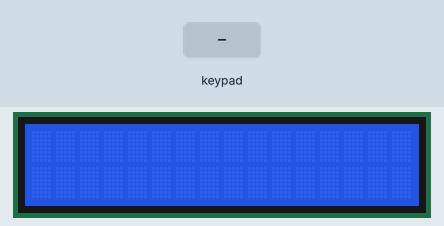
Recording of a sketch running on a simulated Arduino Uno, built with avr-gcc and run on an emulated ATmega328P. On the bench: 16×2 character LCD. Inputs (shaded band) come from the test bench.

Above: at 1.2 s.
1.3 s: keypad keys 9 8 7 6 * pressed 0.4 s apart
At 3.8 s:
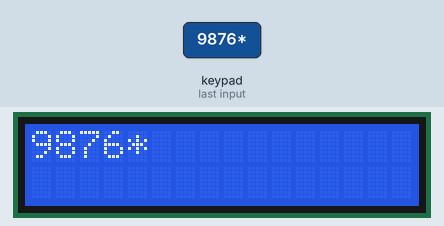
4.8 s: key '/' pressed
6.3 s: key '*' pressed
At 7.4 s:
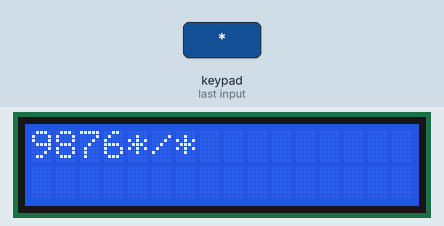
7.8 s: keypad keys 7 + 5 = pressed 0.4 s apart
At 9.6 s:
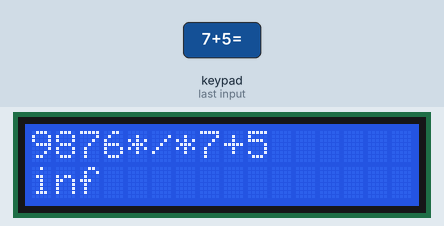
10.9 s: keypad keys 8 / 2 = pressed 0.4 s apart
At 13.2 s:
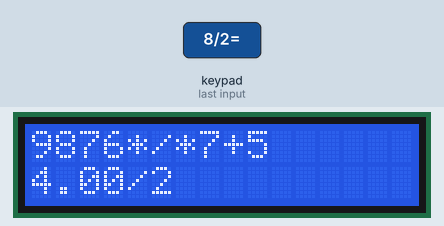
14.0 s: key '+' pressed
At 14.8 s:
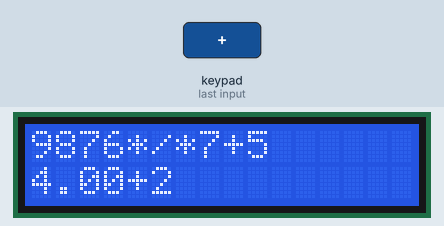
Timing chart, 0 to 16.5 s (numbered marks = the images above; inputs shaded):
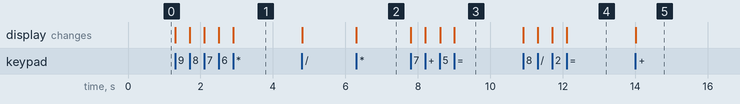

The sketch:

calculator.ino
```cpp
#include <LiquidCrystal.h>
#include <Keypad.h>
const int rs = A0, en = A1, d4 = A2, d5 = A3, d6 = A4, d7 = A5;
LiquidCrystal lcd(rs, en, d4, d5, d6, d7);
const int ROWS = 4;
const int COLS = 4;
char keys[ROWS][COLS] = {
  { '7', '8', '9', '/' },
  { '4', '5', '6', '*' },
  { '1', '2', '3', '-' },
  { 'C', '0', '=', '+' }
};
byte rowPins[ROWS] = { 9, 8, 7, 6 };      //connect to the row pinouts of the keypad
byte colPins[COLS] = { 13, 12, 11, 10 };  //connect to the column pinouts of the keypad
Keypad keypad = Keypad(makeKeymap(keys), rowPins, colPins, ROWS, COLS);


void setup() {
  lcd.begin(16, 2);
}


void loop() {
  static String userInput = "";
  char key = keypad.getKey();
  if (key) {  // Check if a key is pressed
    if (key == 'C') {
      lcd.clear();
      userInput = "";
    } else if (key == '=') {
      String plus = "+";
      String minus = "-";
      String times = "*";
      String div = "/";
      String Operation = "";
      int index;
      if (userInput.indexOf(div) != -1) {
        index = userInput.indexOf(div);
        Operation = "/";
      } else if (userInput.indexOf(times) != -1) {
        index = userInput.indexOf(times);
        Operation = "*";
      } else if (userInput.indexOf(plus) != -1) {
        index = userInput.indexOf(plus);
        Operation = "+";
      } else if (userInput.indexOf(minus) != -1) {
        index = userInput.indexOf(minus);
        Operation = "-";
      }

      // Extract the first part after the operation
      String operand1 = userInput.substring(0, index);

      // Extract the second part after the operation
      String operand2 = userInput.substring(index + 1);

      // Converting the operands from strings to float
      float oper1 = operand1.toFloat();
      float oper2 = operand2.toFloat();
      float result;
      if (Operation == "+") {
        result = oper1 + oper2;
      } else if (Operation == "-") {
        result = oper1 - oper2;
      } else if (Operation == "*") {
        result = oper1 * oper2;
      } else if (Operation == "/") {
        result = oper1 / oper2;
      }
      lcd.setCursor(0, 1);
      lcd.print(result);
      userInput = "";

    } else if (key != '=') {
      lcd.print(key);    // Display the key on the LCD
      userInput += key;  // Append key to userInput string if needed
    }
  }
}
```

Measured:
- after the input at 1.3 s, the display: first changes at once (image 1 shows a later state)
- after the input at 6.3 s, the display: changes at once (image 2)
- after the input at 7.8 s, the display: first changes at once (image 3 shows a later state)
- after the input at 10.9 s, the display: first changes at once (image 4 shows a later state)
- after the input at 14.0 s, the display: changes at once (image 5)
